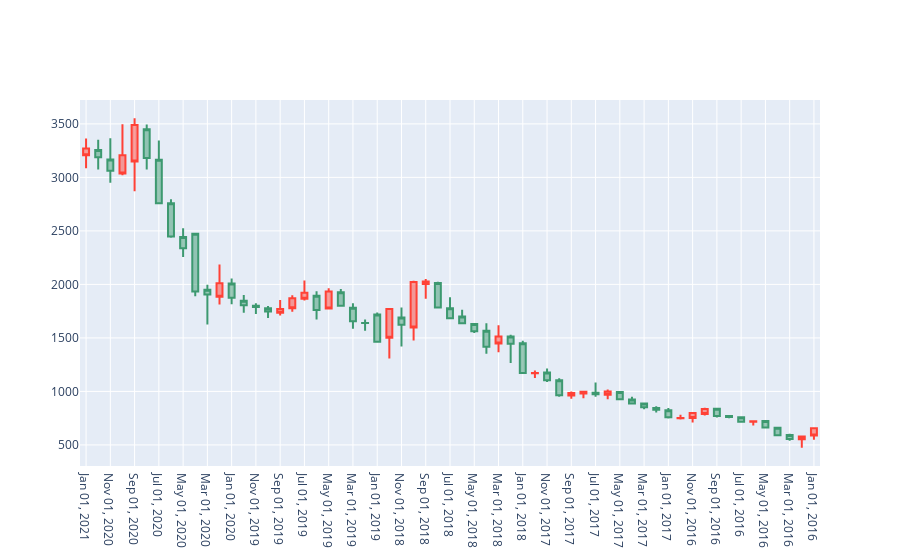

This figure's notebook cell:
### Code cell
#We create another one for Amazon's data

fig1 = go.Figure(data=[go.Candlestick(x=amazon_data['Date'],
                open=amazon_data['Open'],
                high=amazon_data['High'],
                low=amazon_data['Low'],
                close=amazon_data['Close'])])

fig1.update_layout(xaxis_rangeslider_visible=False)
fig1.show()
